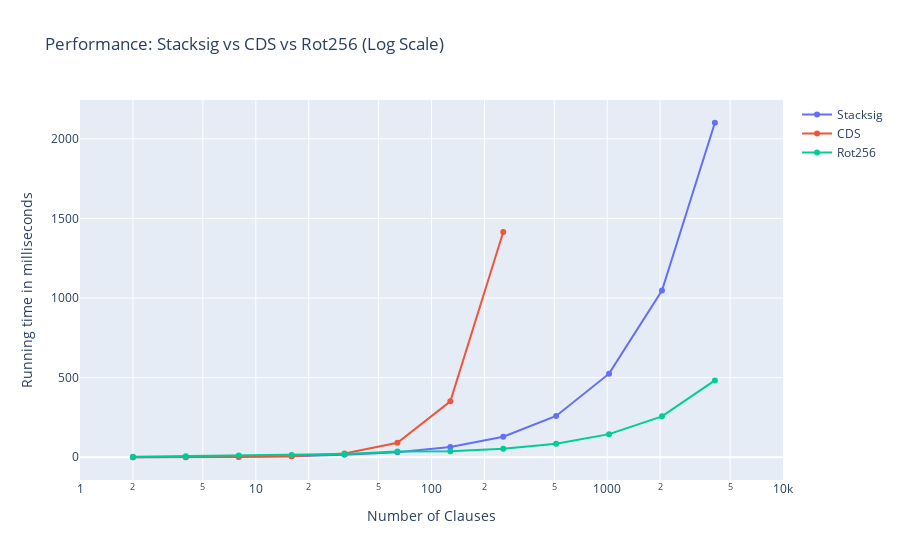

Source (notebook cell):
### Code cell
stacksig = y1 + y3
cds = y2 + y4

fig = go.Figure(
    layout=go.Layout(
        title="Performance: Stacksig vs CDS vs Rot256 (Log Scale)",
        xaxis_title="Number of Clauses",
        yaxis_title="Running time in milliseconds"
    )
)

fig.add_trace(
    go.Scatter(x=x[:12], y=stacksig, mode="lines+markers", name="Stacksig")
)

fig.add_trace(go.Scatter(x=x, y=cds, mode="lines+markers", name="CDS"))

fig.add_trace(go.Scatter(x=x, y=rot256, mode="lines+markers", name="Rot256"))


fig.update_xaxes(type="log",range=[0,4])
# fig.update_yaxes(range=[0,1000)

### Figure 1 — Plotly figure (JSON) as saved in the notebook; plotly's stock layout.template omitted (floating-point values rounded to 4 significant figures)
{"data": [{"mode": "lines+markers", "name": "Stacksig", "type": "scatter", "x": [2, 4, 8, 16, 32, 64, 128, 256, 512, 1024, 2048, 4096], "y": [0.6, 1.291, 3.201, 7.115, 15.3, 31.32, 65.06, 129.3, 259.5, 525.3, 1047.0, 2101.0, 4163.0, 8288.0, 16670.0, 33924, 68322]}, {"mode": "lines+markers", "name": "CDS", "type": "scatter", "x": [2, 4, 8, 16, 32, 64, 128, 256, 512, 1024, 2048, 4096, 8192, 16384, 32768, 65536, 131072], "y": [0.2157, 0.6249, 1.963, 6.567, 23.75, 91.22, 351.6, 1415.0, null, null, null, null, null, null, null, null, null]}, {"mode": "lines+markers", "name": "Rot256", "type": "scatter", "x": [2, 4, 8, 16, 32, 64, 128, 256, 512, 1024, 2048, 4096, 8192, 16384, 32768, 65536, 131072], "y": [3.476, 7, 10.9, 15.02, 20.07, 37, 37.13, 54.21, 85, 145.3, 257.2, 482.6, null, null, null, null, null]}], "layout": {"title": {"text": "Performance: Stacksig vs CDS vs Rot256 (Log Scale)"}, "xaxis": {"range": [0, 4], "title": {"text": "Number of Clauses"}, "type": "log"}, "yaxis": {"title": {"text": "Running time in milliseconds"}}}}
